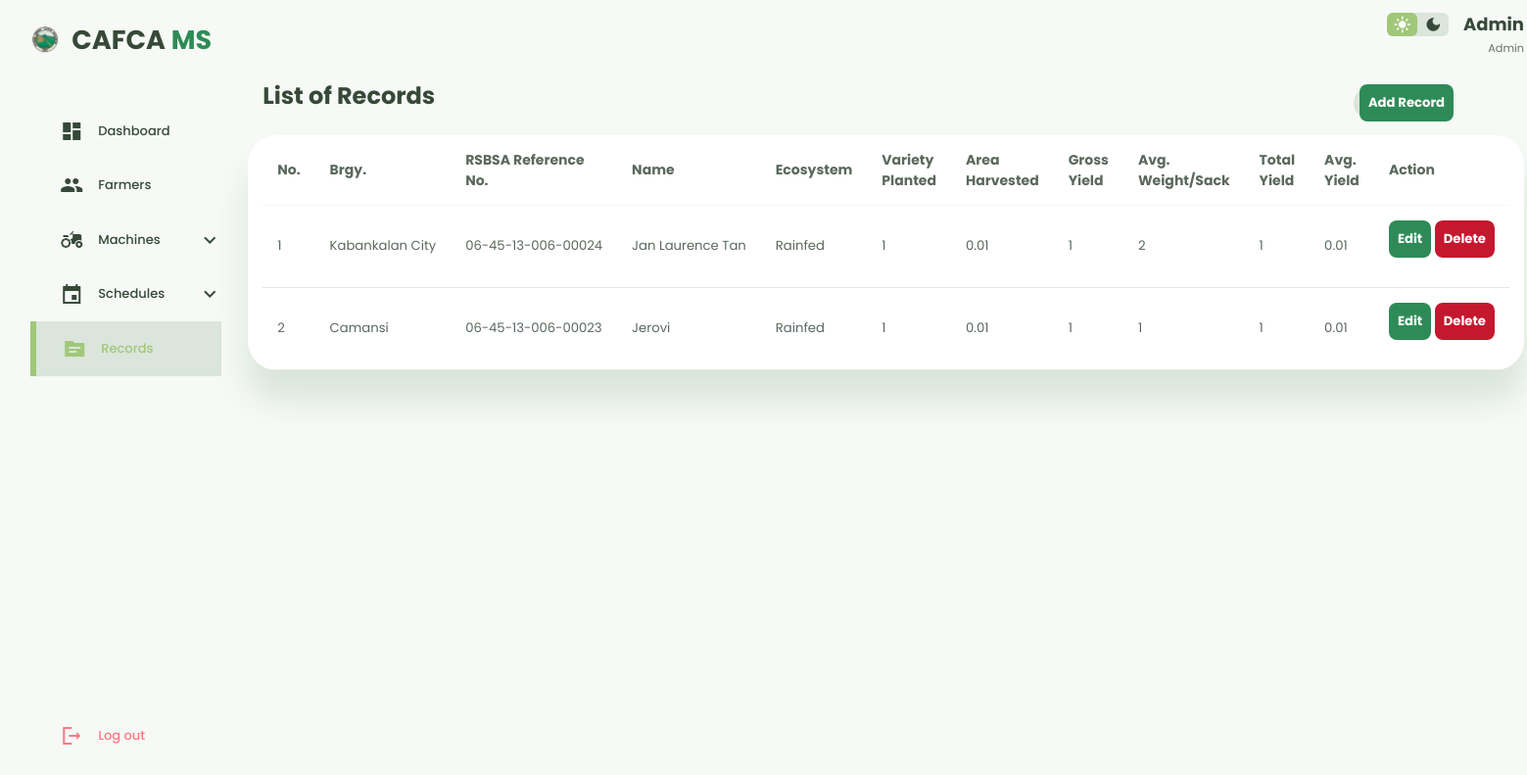
The app's page /dashboard/records/records.php (signed in) with its own data.
### tables this page shows
CREATE TABLE `records` (
  `id` int(255) NOT NULL,
  `farmer_id` int(255) NOT NULL,
  `rsbsa_reference_no` varchar(100) DEFAULT NULL,
  `ecosystem` varchar(255) NOT NULL,
  `variety_planted` varchar(255) NOT NULL,
  `area_harvested` decimal(10,2) NOT NULL,
  `gross_yield` varchar(255) NOT NULL,
  `avg_weight_per_sack` varchar(255) NOT NULL,
  `total_yield` varchar(255) NOT NULL,
  `avg_yield` decimal(10,2) NOT NULL,
  `created_at` timestamp NOT NULL DEFAULT current_timestamp()
);

CREATE TABLE `farmers` (
  `id` int(255) NOT NULL,
  `name` varchar(255) NOT NULL,
  `age` int(2) NOT NULL,
  `birthday` date NOT NULL,
  `address` varchar(255) NOT NULL,
  `land` varchar(255) NOT NULL,
  `unit` varchar(20) NOT NULL,
  `phone` varchar(11) NOT NULL,
  `created_at` varchar(255) NOT NULL DEFAULT current_timestamp()
);

### dashboard/records/records.php (the view, shortened to what this page needs)
<?php
$servername = "localhost";
$username = "root";
$password = "";
$database = "testdb";
$conn = new mysqli($servername, $username, $password, $database);
$conn->query("SET time_zone = '+08:00'");
$now = new DateTime();
$currentDateTime = $now->format('Y-m-d H:i:s');
$conn->query("UPDATE schedules SET status = 'Expired' WHERE status = 'Pending' AND CONCAT(schedule_date, ' ', start_time) < '$currentDateTime'");
?>
<!DOCTYPE html>
<html lang="en">
<head>
    <link rel="stylesheet" href="../farmers_sec/farmerstyle.css">
</head>
<body>
    <div class="container">
        <aside>
            <div class="top">
                <a class="logo" href="../main/dashdex.php">
                    <img src="../../LandingPage/others/logo.png">
                    <h2>CAFCA <span>MS</span></h2>
                </a>
            </div>
            <div class="sidebar">
                <a href="../main/dashdex.php">
                    <span class="material-icons-sharp">dashboard</span>
                    <h3>Dashboard</h3>
                </a>
                <a href="../farmers_sec/farmers.php">
                    <span class="material-icons-sharp">people</span>
                    <h3>Farmers</h3>
                </a>
                <?php
                $statusParam = $_GET['status'] ?? '';
                $currentPage = basename($_SERVER['PHP_SELF']);
                $isMachinePage = ($currentPage === 'machine.php');
                ?>
                <div class="sidebar-dropdown <?= ($isMachinePage && $statusParam) ? 'open' : '' ?>">
                    <a href="javascript:void(0)" class="dropdown-toggle"
                        aria-expanded="<?= ($isMachinePage && $statusParam) ? 'true' : 'false' ?>">
                        <span class="material-icons-sharp">agriculture</span>
                        <h3>Machines</h3>
                        <span class="material-icons-sharp dropdown-icon">expand_more</span>
                    </a>
                </div>
                <div class="sidebar-dropdown <?= $schedulesStatus ? 'open' : '' ?>">
                    <a href="javascript:void(0)" class="dropdown-toggle"
                        aria-expanded="<?= $schedulesStatus ? 'true' : 'false' ?>">
                        <span class="material-icons-sharp">event</span>
                        <h3>Schedules</h3>
                        <span class="material-icons-sharp dropdown-icon">expand_more</span>
                    </a>
                </div>
                <a href="../records/records.php" class="active">
                    <span class="material-icons-sharp">topic</span>
                    <h3>Records</h3>
                </a>
                <div class="logout"><a href="../../login/logout.php" onclick="return confirm('Are you sure you want to log out?');" class="danger">
                        <span class="material-icons-sharp">logout</span>
                        <h3>Log out</h3>
                    </a>
                </div>
            </div>
        </aside>
        <main>
            <div class="top">
                <div class="theme-toggler">
                    <span class="material-icons-sharp active">light_mode</span>
                    <span class="material-icons-sharp">dark_mode</span>
                </div>
                <div class="profile" style="display: flex; flex-direction: column; text-align: right;">
                    <span
                        style="font-size: 18px; text-transform: capitalize; font-weight: 700; "><?= $_SESSION['username']; ?></span>
                    <small class="text-muted">Admin</small>
                </div>
            </div>
            <div class="title">
                <h2 class="machine-count">List of Records</h2>
                <div class="title-actions">
                    <div class="search-expand-wrap" id="searchWrap">
                        <button class="search-icon-btn record-search" id="searchToggleBtn" title="Search Records" type="button">
                        </button>
                    </div>
                    <a href="javascript:void(0)" onclick="openAddRecordModal()" class="btn btn-primary records" role="button">Add Record</a>
                </div>
            </div>
            <div class='table-scroll' style='margin-top: 1.5rem;'>
                <table style='width:100%' class='table'>
                    <thead>
                        <tr>
                            <th>No.</th>
                            <th>Brgy.</th>
                            <th>RSBSA Reference No.</th>
                            <th>Name</th>
                            <th>Ecosystem</th>
                            <th>Variety Planted</th>
                            <th>Area Harvested</th>
                            <th>Gross Yield</th>
                            <th>Avg. Weight/Sack</th>
                            <th>Total Yield</th>
                            <th>Avg. Yield</th>
                            <th>Action</th>
                        </tr>
                    </thead>
                    <tbody>
                    <?php
                    $sql = "
                        SELECT
                            records.id AS id,
                            farmers.address AS brgy,
                            records.rsbsa_reference_no,
                            farmers.name AS farmer_name,
                            records.ecosystem,
                            records.variety_planted,
                            records.area_harvested,
                            records.gross_yield,
                            records.avg_weight_per_sack,
                            records.total_yield,
                            records.avg_yield
                        FROM records
                        JOIN farmers ON records.farmer_id = farmers.id
                        ORDER BY records.id DESC
                    ";
                    $result = $conn->query($sql);
                    $counter = 1;
                    while ($row = $result->fetch_assoc()) {
                        $safeName  = htmlspecialchars($row['farmer_name'], ENT_QUOTES, 'UTF-8');
                        $safeBrgy  = htmlspecialchars($row['brgy'], ENT_QUOTES, 'UTF-8');
                        $safeRsbsa = htmlspecialchars($row['rsbsa_reference_no'], ENT_QUOTES, 'UTF-8');
                        $safeEco   = htmlspecialchars($row['ecosystem'], ENT_QUOTES, 'UTF-8');
                        $safeId    = intval($row['id']);
                        echo "
                    <tr class='record-row'
                        data-name='" . strtolower($safeName) . "'
                        data-brgy='" . strtolower($safeBrgy) . "'
                        data-rsbsa='" . strtolower($safeRsbsa) . "'
                        data-ecosystem='$safeEco'>
                        <td>" . $counter . "</td>
                        <td>$safeBrgy</td>
                        <td>$safeRsbsa</td>
                        <td>$safeName</td>
                        <td>$safeEco</td>
                        <td>" . htmlspecialchars($row['variety_planted'], ENT_QUOTES, 'UTF-8') . "</td>
                        <td>" . htmlspecialchars($row['area_harvested'], ENT_QUOTES, 'UTF-8') . "</td>
                        <td>" . htmlspecialchars($row['gross_yield'], ENT_QUOTES, 'UTF-8') . "</td>
                        <td>" . htmlspecialchars($row['avg_weight_per_sack'], ENT_QUOTES, 'UTF-8') . "</td>
                        <td>" . htmlspecialchars($row['total_yield'], ENT_QUOTES, 'UTF-8') . "</td>
                        <td>" . htmlspecialchars($row['avg_yield'], ENT_QUOTES, 'UTF-8') . "</td>
                        <td>
                            <a class='btn btn-primary btn-sm' href='javascript:void(0)' onclick='openEditRecordModal($safeId)'>Edit</a>
                            <a class='btn btn-danger btn-sm'
                                            onclick=\"return confirm('Are you sure you want to delete $safeName\\'s record?');\"
                                            href='delete_records.php?id=$safeId'>Delete</a>
                        </td>
                    </tr>
                    ";
                        $counter++;
                    }
                    ?>
                    </tbody>
                </table>
            </div>
        </main>
    </div>
</body>
</html>

### records on screen
records: farmer.address "Kabankalan City", rsbsa_reference_no "06-45-13-006-00024", farmer.name "Jan Laurence Tan", ecosystem "Rainfed", variety_planted "1", area_harvested "0.01", gross_yield "1", avg_weight_per_sack "2", total_yield "1", avg_yield "0.01"
records: farmer.address "Camansi", rsbsa_reference_no "06-45-13-006-00023", farmer.name "Jerovi", ecosystem "Rainfed", variety_planted "1", area_harvested "0.01", gross_yield "1", avg_weight_per_sack "1", total_yield "1", avg_yield "0.01"

### other values on screen
$_SESSION['username'] "Admin"
